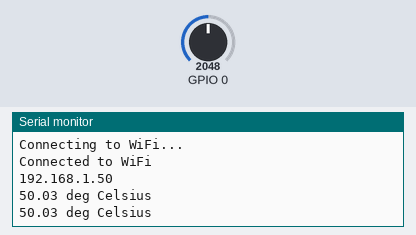
A sketch run on a simulated ESP32. Shown: the last lines printed to the serial monitor. The inputs (shaded band) are chosen by the test bench; at power-on: GPIO 0 = 2048. WiFi joins after 1.5 s; servers stay silent unless stated.

Above: at 3.2 s.
3.3 s: GPIO 0 set to 2866
At 4.4 s:
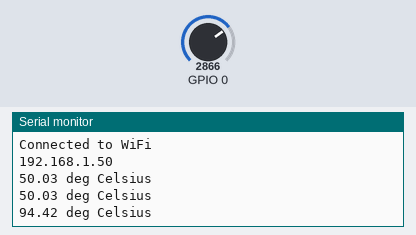
4.8 s: GPIO 0 set to 3603
At 5.8 s:
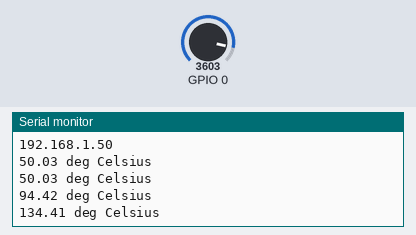
Timing chart, 0 to 7.8 s (numbered marks = the images above; inputs shaded):
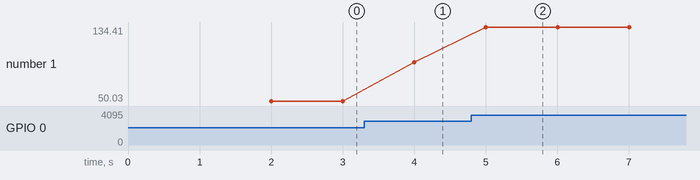

Measured:
- after the input at 3.3 s, the serial monitor: prints a new line after 0.70 s (image 1)
- after the input at 4.8 s, the serial monitor: prints a new line after 0.20 s (image 2)
- plotted number 1: 50.03 → 94.42 after the input at 3.3 s, 94.42 → 134.41 after the input at 4.8 s

The sketch:

sketch_nov28a.ino
```cpp
#include <WiFi.h>
#include <ESPAsyncWebSrv.h>

const char *ssid = "OMahony";
const char *password = "Toby&Ellie111";

const int analogPin = 34; // Analog pin for temperature sensor
float sensorReading = 0.0;
float temperature = 0.0;

AsyncWebServer server(80);

void setup() {
  Serial.begin(115200);

  // Connect to Wi-Fi
  WiFi.begin(ssid, password);
  while (WiFi.status() != WL_CONNECTED) {
    delay(1000);
    Serial.println("Connecting to WiFi...");
  }
  Serial.println("Connected to WiFi");
  Serial.println(WiFi.localIP());

  // Route for root
  server.on("/", HTTP_GET, [](AsyncWebServerRequest *request){
    String html = "<html><body>";
    html += "<h1>ESP32 Temperature</h1>";
    html += "<p>Temperature: " + String(temperature) + " &deg;C</p>";
    html += "</body></html>";
    request->send(200, "text/html", html);
  });

  // Start server
  server.begin();


}

void loop() {
  // Read analog temperature
  sensorReading = (analogRead(0) / 4095.0) * 5.0;

  temperature = (sensorReading - 1.375) / 0.0225;

  Serial.print(temperature);
  Serial.println(" deg Celsius");

  delay(1000); // Update every 1 second
}
```
